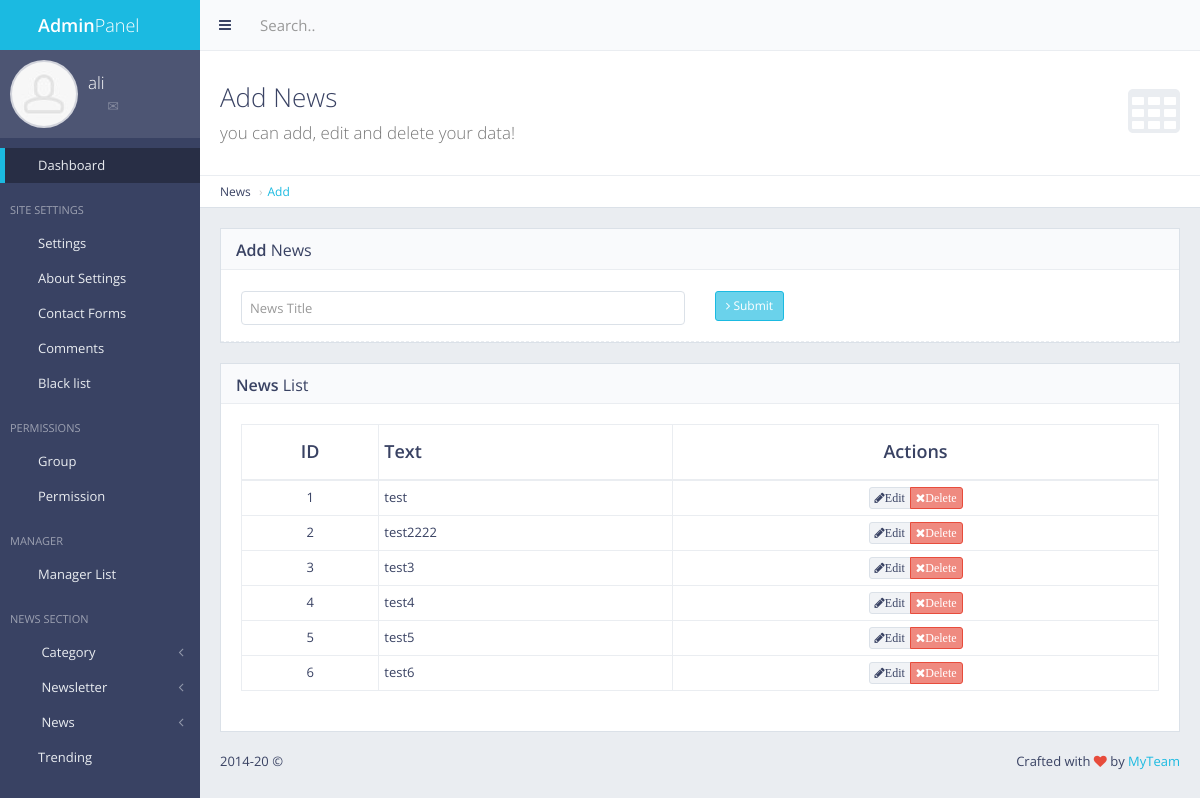
The page /panel/trending/ (signed in) on the database its author committed.
### trending/models.py (models this page shows, shortened)
class Trending(models.Model):
    txt = models.CharField(max_length = 200 , default='')

### trending/views.py (the view, shortened to what this page needs)
# urls.py: path('panel/trending/' , views.trending_add , name = 'trending_add'),
def trending_add(request):
    if not request.user.is_authenticated:
        return redirect('mylogin')
    trendinglist = Trending.objects.all()
    return render(request , 'back/trending.html' , {'trendinglist':trendinglist})

### main/templatetags/extera_auth.py (called while the page is built)
@register.filter(name='has_group')
def has_group(user , group_name):
    return user.groups.filter(name=group_name).exists()

### main/templates/back/trending.html (shortened to what this page needs)
{% extends "back/master.html" %}
{% load static %}
{% block mainblock %}
<div id="page-content">
    <div class="content-header">
        <div class="header-section">
            <h1>
                <i class="fa fa-table"></i>Add News<br><small>you can add, edit and delete your data!</small>
            </h1>
        </div>
    </div>
    <ul class="breadcrumb breadcrumb-top">
        <li>News</li>
        <li><a href="/panel/news/add/">Add</a></li>
    </ul>
    <div class="row">
        <div class="col-md-12">
            <div class="block">
                <div class="block-title">
                    <h2><strong>Add </strong> News</h2>
                </div>
                <form action="{% url 'trending_add' %}" method="post" enctype="multipart/form-data" class="form-horizontal form-bordered">
                  <div class="form-group">
                      <div class="col-md-6">
                          <input type="text" id="txt" name="txt" class="form-control" placeholder="News Title">
                      </div>
                      <div class="col-md-6">
                        <button type="submit" class="btn btn-sm btn-primary"><i class="fa fa-angle-right"></i> Submit</button>
                      </div>
                  </div>
                </form>
            </div>
        </div>
</div>
<div class="block full">
    <div class="block-title">
        <h2><strong>News</strong> List</h2>
    </div>
    <div class="table-responsive">
        <table id="example-datatable" class="table table-vcenter table-condensed table-bordered">
            <thead>
                <tr>
                  <th class="text-center">ID</th>
                    <th>Text</th>
                    <th class="text-center">Actions</th>
                </tr>
            </thead>
            <tbody>
              {% for i in trendinglist %}
              <tr>
                  <td class="text-center">{{ i.id }}</td>
                  <td>{{ i.txt }}</td>
                  <td class="text-center">
                      <div class="btn-group">
                          <a href="{% url 'trending_edit' pk=i.id %}" data-toggle="tooltip" title="Edit" class="btn btn-xs btn-default"><i class="fa fa-pencil">Edit</i></a>
                          <a href="{% url 'trending_del' pk=i.id %}" data-toggle="tooltip" title="Delete" class="btn btn-xs btn-danger"><i class="fa fa-times">Delete</i></a>
                      </div>
                  </td>
              </tr>
              {% endfor %}
            </tbody>
        </table>
    </div>
</div>
{% endblock %}

### main/templates/back/master.html (shortened to what this page needs)
{% load static %}
{% load extera_auth %}
{% if user.is_authenticated %}
<!DOCTYPE html>
 <html class="no-js" lang="en">
    <head>
        <link rel="stylesheet" href="{% static "back/css/bootstrap.min.css" %}">
        <link rel="stylesheet" href="{% static "back/css/plugins.css" %}">
        <link rel="stylesheet" href="{% static "back/css/main.css" %}">
        <link rel="stylesheet" href="{% static "back/css/themes.css" %}">
    </head>
    <body>
        <div id="page-wrapper">
            <div id="page-container" class="sidebar-partial sidebar-visible-lg sidebar-no-animations">
                <div id="sidebar">
                    <div id="sidebar-scroll">
                        <div class="sidebar-content">
                            <a href="/panel" class="sidebar-brand">
                                <i class="gi gi-flash"></i><span class="sidebar-nav-mini-hide"><strong>Admin</strong>Panel</span>
                            </a>
                            <div class="sidebar-section sidebar-user clearfix sidebar-nav-mini-hide">
                                <div class="sidebar-user-avatar">
                                    <a href="page_ready_user_profile.html">
                                        <img src="{% static "back/img/placeholders/avatars/avatar2.jpg" %}" alt="avatar">
                                    </a>
                                </div>
                                <div class="sidebar-user-name">{{ request.user }}</div>
                                <div class="sidebar-user-links">
                                    <a href="page_ready_user_profile.html" data-toggle="tooltip" data-placement="bottom" title="Profile"><i class="gi gi-user"></i></a>
                                    <a href="page_ready_inbox.html" data-toggle="tooltip" data-placement="bottom" title="Messages"><i class="gi gi-envelope"></i></a>
                                    <a href="/panel/change/pass/" class="enable-tooltip" data-placement="bottom" title="Settings"><i class="gi gi-cogwheel"></i></a>
                                    <a href="{% url 'mylogout' %}" data-toggle="tooltip" data-placement="bottom" title="Logout"><i class="gi gi-exit"></i></a>
                                </div>
                            </div>
                            <ul class="sidebar-nav">
                              {% if perms.main.master_user %}
                                <li>
                                    <a href="/panel" class=" active"><i class="gi gi-stopwatch sidebar-nav-icon"></i><span class="sidebar-nav-mini-hide">Dashboard</span></a>
                                </li>
                                {% endif %}
                                {% if request.user|has_group:'masteruser' %}
                                <li class="sidebar-header">
                                    <span class="sidebar-header-options clearfix"><a href="javascript:void(0)" data-toggle="tooltip" title="Quick Settings"><i class="gi gi-settings"></i></a></span>
                                    <span class="sidebar-header-title">Site Settings</span>
                                </li>
                                <li>
                                    <a href="/panel/setting" class=""><i class="gi gi-show_big_thumbnails sidebar-nav-icon"></i><span class="sidebar-nav-mini-hide">Settings</span></a>
                                </li>
                                <li>
                                    <a href="/panel/about_setting" class=""><i class="gi gi-show_big_thumbnails sidebar-nav-icon"></i><span class="sidebar-nav-mini-hide">About Settings</span></a>
                                </li>
                                <li>
                                    <a href="/panel/contact_form" class=""><i class="gi gi-show_big_thumbnails sidebar-nav-icon"></i><span class="sidebar-nav-mini-hide">Contact Forms</span></a>
                                </li>
                                <li>
                                    <a href="/comment/list" class=""><i class="gi gi-show_big_thumbnails sidebar-nav-icon"></i><span class="sidebar-nav-mini-hide">Comments</span></a>
                                </li>
                                <li>
                                    <a href="/blacklist" class=""><i class="gi gi-show_big_thumbnails sidebar-nav-icon"></i><span class="sidebar-nav-mini-hide">Black list</span></a>
                                </li>
                                <li class="sidebar-header">
                                    <span class="sidebar-header-options clearfix"><a href="javascript:void(0)" data-toggle="tooltip" title="Quick Settings"><i class="gi gi-settings"></i></a></span>
                                    <span class="sidebar-header-title">Permissions</span>
                                </li>
                                <li>
                                    <a href="/panel/manager/group" class=""><i class="gi gi-show_big_thumbnails sidebar-nav-icon"></i><span class="sidebar-nav-mini-hide">Group</span></a>
                                </li>
                                <li>
                                    <a href="/panel/manager/perms" class=""><i class="gi gi-show_big_thumbnails sidebar-nav-icon"></i><span class="sidebar-nav-mini-hide">Permission</span></a>
                                </li>
                                <li class="sidebar-header">
                                    <span class="sidebar-header-options clearfix"><a href="javascript:void(0)" data-toggle="tooltip" title="Quick Settings"><i class="gi gi-settings"></i></a></span>
                                    <span class="sidebar-header-title">Manager</span>
                                </li>
                                <li>
                                    <a href="/panel/manager/list" class=""><i class="gi gi-show_big_thumbnails sidebar-nav-icon"></i><span class="sidebar-nav-mini-hide">Manager List</span></a>
                                </li>
                                {% endif %}
                                <li class="sidebar-header">
                                    <span class="sidebar-header-options clearfix"><a href="javascript:void(0)" data-toggle="tooltip" title="Quick Settings"><i class="gi gi-settings"></i></a></span>
                                    <span class="sidebar-header-title">News Section</span>
                                </li>
                                {% if request.user|has_group:'masteruser' %}
                                <li>
                                    <a href="#" class="sidebar-nav-menu"><i class="fa fa-angle-left sidebar-nav-indicator sidebar-nav-mini-hide"></i><i class="gi gi-show_big_thumbnails sidebar-nav-icon"></i><span class="sidebar-nav-mini-hide"> Category</span></a>
                                </li>
                                <li>
                                    <a href="#" class="sidebar-nav-menu"><i class="fa fa-angle-left sidebar-nav-indicator sidebar-nav-mini-hide"></i><i class="gi gi-show_big_thumbnails sidebar-nav-icon"></i><span class="sidebar-nav-mini-hide"> Newsletter</span></a>
                                </li>
                                {% endif %}
                                <li>
                                    <a href="#" class="sidebar-nav-menu"><i class="fa fa-angle-left sidebar-nav-indicator sidebar-nav-mini-hide"></i><i class="gi gi-show_big_thumbnails sidebar-nav-icon"></i><span class="sidebar-nav-mini-hide"> News</span></a>
                                </li>
                                {% if request.user|has_group:'masteruser' %}
                                <li>
                                    <a href="/panel/trending" class=""><i class="gi gi-show_big_thumbnails sidebar-nav-icon"></i><span class="sidebar-nav-mini-hide">Trending</span></a>
                                </li>
                              </ul>
                              {% endif %}
                        </div>
                    </div>
                </div>
                <div id="main-container">
                    <header class="navbar navbar-default">
                        <ul class="nav navbar-nav-custom">
                            <li>
                                <a href="javascript:void(0)" onclick="App.sidebar('toggle-sidebar');this.blur();">
                                    <i class="fa fa-bars fa-fw"></i>
                                </a>
                            </li>
                        </ul>
                        <form action="page_ready_search_results.html" method="post" class="navbar-form-custom">
                            <div class="form-group">
                                <input type="text" id="top-search" name="top-search" class="form-control" placeholder="Search..">
                            </div>
                        </form>
                    </header>
                      {% block mainblock %}
                      {% endblock %}
                    <footer class="clearfix">
                        <div class="pull-right">
                            Crafted with <i class="fa fa-heart text-danger"></i> by <a href="#" target="_blank">MyTeam</a>
                        </div>
                        <div class="pull-left">
                            <span id="year-copy"></span> &copy;
                        </div>
                    </footer>
                </div>
            </div>
        </div>
    </body>
</html>
{% else %}
  Please log in
{% endif %}

### rows shown on the page
Trending: id "1", txt "test"
Trending: id "2", txt "test2222"
Trending: id "3", txt "test3"
Trending: id "4", txt "test4"
Trending: id "5", txt "test5"
Trending: id "6", txt "test6"

### other values the page prints
{{ request.user }} "ali"
